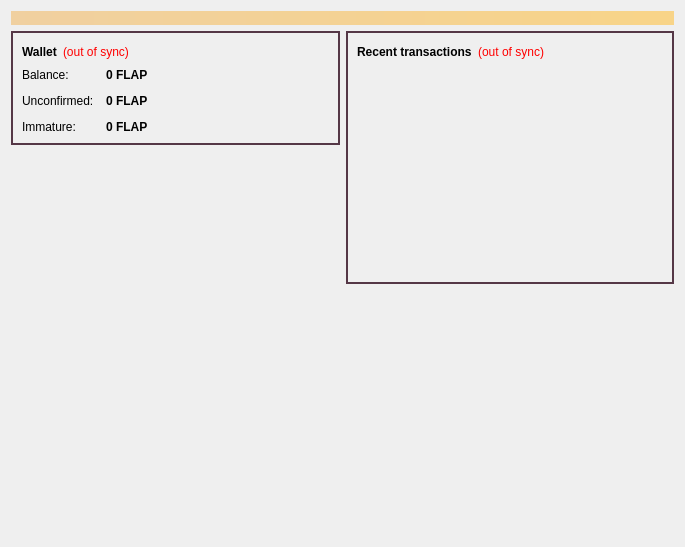
<?xml version="1.0" encoding="UTF-8"?>
<ui version="4.0">
 <class>OverviewPage</class>
 <widget class="QWidget" name="OverviewPage">
  <property name="geometry">
   <rect>
    <x>0</x>
    <y>0</y>
    <width>685</width>
    <height>547</height>
   </rect>
  </property>
  <property name="windowTitle">
   <string>Form</string>
  </property>
  <layout class="QVBoxLayout" name="topLayout">
   <item>
    <widget class="QLabel" name="labelAlerts">
     <property name="visible">
      <bool>false</bool>
     </property>
     <property name="styleSheet">
      <string notr="true">background-color: qlineargradient(x1: 0, y1: 0, x2: 1, y2: 0, stop:0 #F0D0A0, stop:1 #F8D488); color:#000000;</string>
     </property>
     <property name="wordWrap">
      <bool>true</bool>
     </property>
     <property name="margin">
      <number>3</number>
     </property>
    </widget>
   </item>
   <item>
    <layout class="QHBoxLayout" name="horizontalLayout" stretch="1,1">
     <item>
      <layout class="QVBoxLayout" name="verticalLayout_2">
       <item>
        <widget class="QFrame" name="frame">
         <property name="styleSheet">
          <string notr="true">#frame {
border: 2px solid #553746;
}</string>
         </property>
         <property name="frameShape">
          <enum>QFrame::StyledPanel</enum>
         </property>
         <property name="frameShadow">
          <enum>QFrame::Raised</enum>
         </property>
         <layout class="QVBoxLayout" name="verticalLayout_4">
          <item>
           <layout class="QHBoxLayout" name="horizontalLayout_4">
            <item>
             <widget class="QLabel" name="label_5">
              <property name="font">
               <font>
                <weight>75</weight>
                <bold>true</bold>
               </font>
              </property>
              <property name="text">
               <string>Wallet</string>
              </property>
             </widget>
            </item>
            <item>
             <widget class="QLabel" name="labelWalletStatus">
              <property name="toolTip">
               <string>The displayed information may be out of date. Your wallet automatically synchronizes with the Flappycoin network after a connection is established, but this process has not completed yet.</string>
              </property>
              <property name="styleSheet">
               <string notr="true">QLabel { color: red; }</string>
              </property>
              <property name="text">
               <string notr="true">(out of sync)</string>
              </property>
              <property name="alignment">
               <set>Qt::AlignLeading|Qt::AlignLeft|Qt::AlignVCenter</set>
              </property>
             </widget>
            </item>
            <item>
             <spacer name="horizontalSpacer_2">
              <property name="orientation">
               <enum>Qt::Horizontal</enum>
              </property>
              <property name="sizeHint" stdset="0">
               <size>
                <width>40</width>
                <height>20</height>
               </size>
              </property>
             </spacer>
            </item>
           </layout>
          </item>
          <item>
           <layout class="QFormLayout" name="formLayout_2">
            <property name="fieldGrowthPolicy">
             <enum>QFormLayout::AllNonFixedFieldsGrow</enum>
            </property>
            <property name="horizontalSpacing">
             <number>12</number>
            </property>
            <property name="verticalSpacing">
             <number>12</number>
            </property>
            <item row="0" column="0">
             <widget class="QLabel" name="label">
              <property name="text">
               <string>Balance:</string>
              </property>
             </widget>
            </item>
            <item row="0" column="1">
             <widget class="QLabel" name="labelBalance">
              <property name="font">
               <font>
                <weight>75</weight>
                <bold>true</bold>
               </font>
              </property>
              <property name="cursor">
               <cursorShape>IBeamCursor</cursorShape>
              </property>
              <property name="toolTip">
               <string>Your current balance</string>
              </property>
              <property name="text">
               <string notr="true">0 FLAP</string>
              </property>
              <property name="textInteractionFlags">
               <set>Qt::LinksAccessibleByMouse|Qt::TextSelectableByKeyboard|Qt::TextSelectableByMouse</set>
              </property>
             </widget>
            </item>
            <item row="1" column="0">
             <widget class="QLabel" name="label_3">
              <property name="text">
               <string>Unconfirmed:</string>
              </property>
             </widget>
            </item>
            <item row="1" column="1">
             <widget class="QLabel" name="labelUnconfirmed">
              <property name="font">
               <font>
                <weight>75</weight>
                <bold>true</bold>
               </font>
              </property>
              <property name="cursor">
               <cursorShape>IBeamCursor</cursorShape>
              </property>
              <property name="toolTip">
               <string>Total of transactions that have yet to be confirmed, and do not yet count toward the current balance</string>
              </property>
              <property name="text">
               <string notr="true">0 FLAP</string>
              </property>
              <property name="textInteractionFlags">
               <set>Qt::LinksAccessibleByMouse|Qt::TextSelectableByKeyboard|Qt::TextSelectableByMouse</set>
              </property>
             </widget>
            </item>
            <item row="2" column="0">
             <widget class="QLabel" name="labelImmatureText">
              <property name="text">
               <string>Immature:</string>
              </property>
             </widget>
            </item>
            <item row="2" column="1">
             <widget class="QLabel" name="labelImmature">
              <property name="font">
               <font>
                <weight>75</weight>
                <bold>true</bold>
               </font>
              </property>
              <property name="toolTip">
               <string>Mined balance that has not yet matured</string>
              </property>
              <property name="text">
               <string notr="true">0 FLAP</string>
              </property>
              <property name="textInteractionFlags">
               <set>Qt::LinksAccessibleByMouse|Qt::TextSelectableByKeyboard|Qt::TextSelectableByMouse</set>
              </property>
             </widget>
            </item>
           </layout>
          </item>
         </layout>
        </widget>
       </item>
       <item>
        <spacer name="verticalSpacer">
         <property name="orientation">
          <enum>Qt::Vertical</enum>
         </property>
         <property name="sizeHint" stdset="0">
          <size>
           <width>20</width>
           <height>40</height>
          </size>
         </property>
        </spacer>
       </item>
       <item>
        <widget class="QLabel" name="label_wallet_bg">
         <property name="maximumSize">
          <size>
           <width>333</width>
           <height>333</height>
          </size>
         </property>
         <property name="text">
          <string/>
         </property>
         <property name="pixmap">
          <pixmap resource="../bitcoin.qrc">:/images/res/images/wallet-bg.png</pixmap>
         </property>
         <property name="scaledContents">
          <bool>true</bool>
         </property>
         <property name="alignment">
          <set>Qt::AlignCenter</set>
         </property>
        </widget>
       </item>
      </layout>
     </item>
     <item>
      <layout class="QVBoxLayout" name="verticalLayout_3">
       <item>
        <widget class="QFrame" name="frame_2">
         <property name="styleSheet">
          <string notr="true">#frame_2 {
border: 2px solid #553746;
}</string>
         </property>
         <property name="frameShape">
          <enum>QFrame::StyledPanel</enum>
         </property>
         <property name="frameShadow">
          <enum>QFrame::Raised</enum>
         </property>
         <layout class="QVBoxLayout" name="verticalLayout">
          <item>
           <layout class="QHBoxLayout" name="horizontalLayout_2">
            <item>
             <widget class="QLabel" name="label_4">
              <property name="text">
               <string>&lt;b&gt;Recent transactions&lt;/b&gt;</string>
              </property>
             </widget>
            </item>
            <item>
             <widget class="QLabel" name="labelTransactionsStatus">
              <property name="toolTip">
               <string>The displayed information may be out of date. Your wallet automatically synchronizes with the Flappycoin network after a connection is established, but this process has not completed yet.</string>
              </property>
              <property name="styleSheet">
               <string notr="true">QLabel { color: red; }</string>
              </property>
              <property name="text">
               <string notr="true">(out of sync)</string>
              </property>
              <property name="alignment">
               <set>Qt::AlignRight|Qt::AlignTrailing|Qt::AlignVCenter</set>
              </property>
             </widget>
            </item>
            <item>
             <spacer name="horizontalSpacer">
              <property name="orientation">
               <enum>Qt::Horizontal</enum>
              </property>
              <property name="sizeHint" stdset="0">
               <size>
                <width>40</width>
                <height>20</height>
               </size>
              </property>
             </spacer>
            </item>
           </layout>
          </item>
          <item>
           <widget class="QListView" name="listTransactions">
            <property name="styleSheet">
             <string notr="true">QListView { background: transparent; }</string>
            </property>
            <property name="frameShape">
             <enum>QFrame::NoFrame</enum>
            </property>
            <property name="verticalScrollBarPolicy">
             <enum>Qt::ScrollBarAlwaysOff</enum>
            </property>
            <property name="horizontalScrollBarPolicy">
             <enum>Qt::ScrollBarAlwaysOff</enum>
            </property>
            <property name="selectionMode">
             <enum>QAbstractItemView::NoSelection</enum>
            </property>
           </widget>
          </item>
         </layout>
        </widget>
       </item>
       <item>
        <spacer name="verticalSpacer_2">
         <property name="orientation">
          <enum>Qt::Vertical</enum>
         </property>
         <property name="sizeHint" stdset="0">
          <size>
           <width>20</width>
           <height>40</height>
          </size>
         </property>
        </spacer>
       </item>
      </layout>
     </item>
    </layout>
   </item>
  </layout>
 </widget>
 <resources>
  <include location="../bitcoin.qrc"/>
 </resources>
 <connections/>
</ui>
